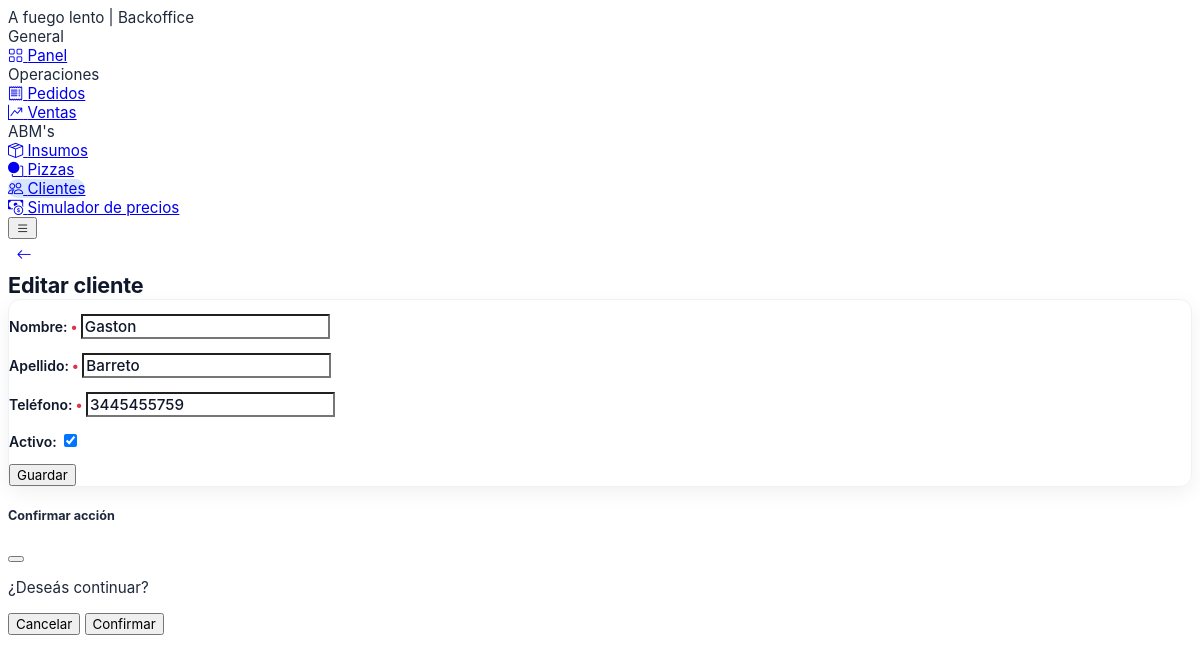
The page /customers/3/edit/ on the database its author committed.
### core/models.py (models this page shows, shortened)
class TimestampedModel(models.Model):
    created_at = models.DateTimeField(auto_now_add=True)
    updated_at = models.DateTimeField(auto_now=True)
    class Meta:
        abstract = True

class Customer(TimestampedModel):
    first_name = models.CharField(max_length=120)
    last_name = models.CharField(max_length=120)
    phone = models.CharField(max_length=40)
    is_active = models.BooleanField(default=True)

### core/views.py (the view, shortened to what this page needs)
# urls.py: path("customers/<int:pk>/edit/", CustomerUpdateView.as_view(), name="customer_update"),
class CustomerUpdateView(View):
    template_name = "core/customer_form.html"
    def get(self, request, pk):
        customer = get_object_or_404(Customer, pk=pk)
        return render(request, self.template_name, {"form": CustomerForm(instance=customer), "customer": customer})

### core/forms.py
class CustomerForm(forms.ModelForm):
    class Meta:
        model = Customer
        fields = ["first_name", "last_name", "phone", "is_active"]
    def __init__(self, *args, **kwargs):
        super().__init__(*args, **kwargs)
        _apply_styles(self)
        self.fields["first_name"].label = "Nombre"
        self.fields["last_name"].label = "Apellido"
        self.fields["phone"].label = "Teléfono"
        self.fields["is_active"].label = "Activo"

### core/forms.py (called while the page is built)
def _apply_styles(form):
    for field in form.fields.values():
        widget = field.widget
        existing = widget.attrs.get("class", "")
        if isinstance(widget, (forms.Select, forms.SelectMultiple)):
            css = "form-select"
        elif isinstance(widget, forms.CheckboxInput):
            css = "form-check-input"
        else:
            css = "form-control"
        widget.attrs["class"] = f"{existing} {css}".strip()

### templates/core/customer_form.html (shortened to what this page needs)
{% extends "base.html" %}
{% block page_back %}
<a class="btn btn-icon btn-light-primary bo-back-btn" href="/customers/" title="Volver">
  <i class="bi bi-arrow-left"></i>
</a>
{% endblock %}
{% block page_title %}{% if customer %}Editar cliente{% else %}Nuevo cliente{% endif %}{% endblock %}
{% block content %}
<div class="card bo-content-card">
  <div class="card-body">
    <form method="post" class="bo-form">
      {{ form.as_p }}
      <button class="btn btn-primary" type="submit">Guardar</button>
    </form>
  </div>
</div>
{% endblock %}

### templates/base.html (style rules this page uses)
:root { --bo-font: Inter, Helvetica, "Segoe UI", Arial, sans-serif; --bo-text: #1e293b; --bo-text-muted: #64748b; --bo-text-strong: #0f172a; --bo-title-size: 1.05rem; --bo-body-size: 0.95rem; --bo-label-size: 0.875rem; --bo-help-size: 0.875rem; --bo-kpi-label-size: 0.75rem; --bo-kpi-value-size: 1.75rem; }
body, .form-control, .form-select, .btn, .menu-title, .card-title, .table, .list-group-item, .badge, .alert, .modal { font-family: var(--bo-font) !important; }
body { color: var(--bo-text); font-size: var(--bo-body-size); }
.bo-content-card { border: 1px solid #edf2f7; box-shadow: 0 6px 20px rgba(15, 23, 42, 0.06); border-radius: 0.75rem; }
.bo-form label, .bo-form .form-label, .bo-form p, .bo-form .text-secondary, .bo-form .form-check-label { color: var(--bo-text-strong) !important; font-size: var(--bo-label-size) !important; font-weight: 600 !important; }
.bo-form input, .bo-form select, .bo-form textarea { color: var(--bo-text-strong) !important; background-color: #fff !important; font-size: var(--bo-body-size) !important; font-weight: 500 !important; }
.bo-back-btn { width: 32px !important; height: 32px !important; min-width: 32px; border-radius: 999px !important; padding: 0 !important; display: inline-flex; align-items: center; justify-content: center; }
.bo-back-btn i { font-size: 0.95rem !important; }

### rows shown on the page
Customer: first_name "Gaston", last_name "Barreto", phone "3445455759", is_active "☑"
